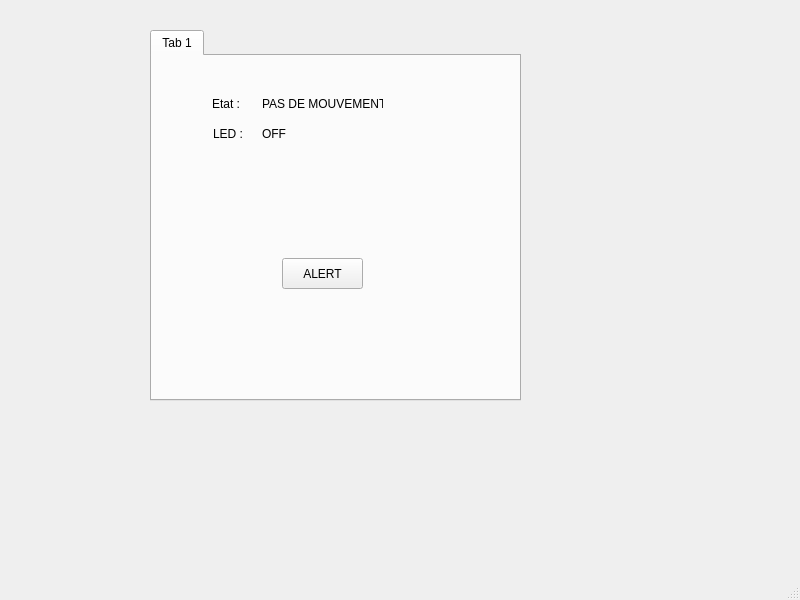
<?xml version="1.0" encoding="UTF-8"?>
<ui version="4.0">
 <class>MainWindow</class>
 <widget class="QMainWindow" name="MainWindow">
  <property name="geometry">
   <rect>
    <x>0</x>
    <y>0</y>
    <width>800</width>
    <height>600</height>
   </rect>
  </property>
  <property name="windowTitle">
   <string>MainWindow</string>
  </property>
  <widget class="QWidget" name="centralwidget">
   <widget class="QTabWidget" name="tabWidget">
    <property name="geometry">
     <rect>
      <x>150</x>
      <y>30</y>
      <width>371</width>
      <height>371</height>
     </rect>
    </property>
    <property name="currentIndex">
     <number>0</number>
    </property>
    <widget class="QWidget" name="tab">
     <attribute name="title">
      <string>Tab 1</string>
     </attribute>
     <widget class="QPushButton" name="pushButton">
      <property name="geometry">
       <rect>
        <x>130</x>
        <y>202</y>
        <width>81</width>
        <height>31</height>
       </rect>
      </property>
      <property name="text">
       <string>ALERT</string>
      </property>
     </widget>
     <widget class="QLabel" name="label">
      <property name="geometry">
       <rect>
        <x>110</x>
        <y>40</y>
        <width>121</width>
        <height>16</height>
       </rect>
      </property>
      <property name="text">
       <string>PAS DE MOUVEMENT</string>
      </property>
     </widget>
     <widget class="QLabel" name="label_2">
      <property name="geometry">
       <rect>
        <x>110</x>
        <y>70</y>
        <width>121</width>
        <height>16</height>
       </rect>
      </property>
      <property name="text">
       <string>OFF</string>
      </property>
     </widget>
     <widget class="QLabel" name="label_3">
      <property name="geometry">
       <rect>
        <x>60</x>
        <y>40</y>
        <width>31</width>
        <height>16</height>
       </rect>
      </property>
      <property name="text">
       <string>Etat :</string>
      </property>
     </widget>
     <widget class="QLabel" name="label_4">
      <property name="geometry">
       <rect>
        <x>61</x>
        <y>70</y>
        <width>31</width>
        <height>16</height>
       </rect>
      </property>
      <property name="text">
       <string>LED :</string>
      </property>
     </widget>
    </widget>
   </widget>
  </widget>
  <widget class="QMenuBar" name="menubar">
   <property name="geometry">
    <rect>
     <x>0</x>
     <y>0</y>
     <width>800</width>
     <height>22</height>
    </rect>
   </property>
  </widget>
  <widget class="QStatusBar" name="statusbar"/>
 </widget>
 <resources/>
 <connections/>
</ui>
